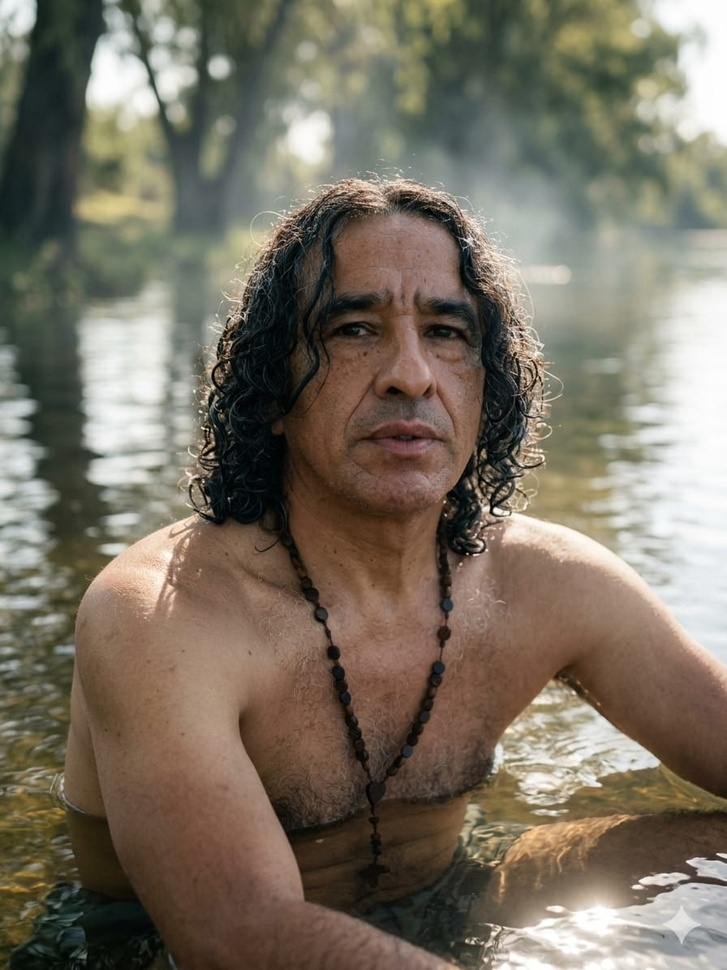
#> input picture ALEGRIA_OS/backend/storage/uploads/0844de9f-c042-4585-ab93-36d151d8b79c.jpeg, 727 x 970 px, shrunk from 896 x 1195 before the run
$ python -i extractor.py   (imports and definitions only)   (older library calls are emulated)
#> lines starting #> are read from the running program, lines starting #| are printed output that depends on the picture
import cv2
import numpy as np
import base64

def load_image(path_or_b64):
    if len(path_or_b64) > 1000 or path_or_b64.startswith('data:'):
        # Es base64
        if ',' in path_or_b64:
            b64_data = path_or_b64.split(',', 1)[1]
        else:
            b64_data = path_or_b64
        img_data = base64.b64decode(b64_data)
        np_arr = np.frombuffer(img_data, np.uint8)
        img = cv2.imdecode(np_arr, cv2.IMREAD_COLOR)
    else:
        # Es path
        img = cv2.imread(path_or_b64)

    if img is None:
        raise ValueError("No se pudo cargar la imagen. Ruta inválida o formato base64 corrupto.")
    return cv2.cvtColor(img, cv2.COLOR_BGR2RGB)

def exposure_level(gray):
    mean = gray.mean()
    if mean < 80: return "low_key"
    if mean > 180: return "high_key"
    return "normal"

def contrast_level(gray):
    std = gray.std()
    if std < 30: return "low"
    if std > 70: return "high"
    return "medium"

def palette_type(hsv):
    h = hsv[:,:,0].flatten()
    if np.std(h) < 10: return "neutral"
    warm = np.mean((h < 30) | (h > 150))
    cool = np.mean((h >= 60) & (h <= 120))
    if warm > cool: return "warm"
    if cool > warm: return "cool"
    return "mixed"

def dominant_colors(img, k=5):
    pixels = img.reshape(-1, 3)
    Z = np.float32(pixels)
    _, labels, centers = cv2.kmeans(
        Z, k, None,
        (cv2.TERM_CRITERIA_EPS + cv2.TERM_CRITERIA_MAX_ITER, 10, 1.0),
        10, cv2.KMEANS_RANDOM_CENTERS
    )
    centers = np.uint8(centers)
    return ["#%02x%02x%02x" % tuple(c) for c in centers]

def composition(img):
    h, w, _ = img.shape
    gray = cv2.cvtColor(img, cv2.COLOR_RGB2GRAY)
    edges = cv2.Canny(gray, 50, 150)
    ys, xs = np.where(edges > 0)
    if len(xs) == 0: return "centered"
    cx, cy = xs.mean() / w, ys.mean() / h
    if 0.3 < cx < 0.7 and 0.3 < cy < 0.7:
        return "centered"
    return "rule_of_thirds"

def sharpness(gray):
    var_lap = cv2.Laplacian(gray, cv2.CV_64F).var()
    if var_lap < 50: return "soft"
    if var_lap > 200: return "sharp"
    return "normal"

def edge_complexity(gray):
    edges = cv2.Canny(gray, 50, 150)
    density = edges.mean()
    if density < 10: return "low"
    if density > 40: return "high"
    return "medium"

def visual_density(edges):
    d = edges.mean()
    if d < 10: return "minimal"
    if d > 40: return "rich"
    return "balanced"

def extract_features(path):
    img = load_image(path)
#> in load_image, img is the input picture: shape (970, 727, 3); mean B, G, R 98.4, 112.9, 121.4
    h, w = img.shape[:2]
#> h = 970; w = 727
    gray = cv2.cvtColor(img, cv2.COLOR_RGB2GRAY)
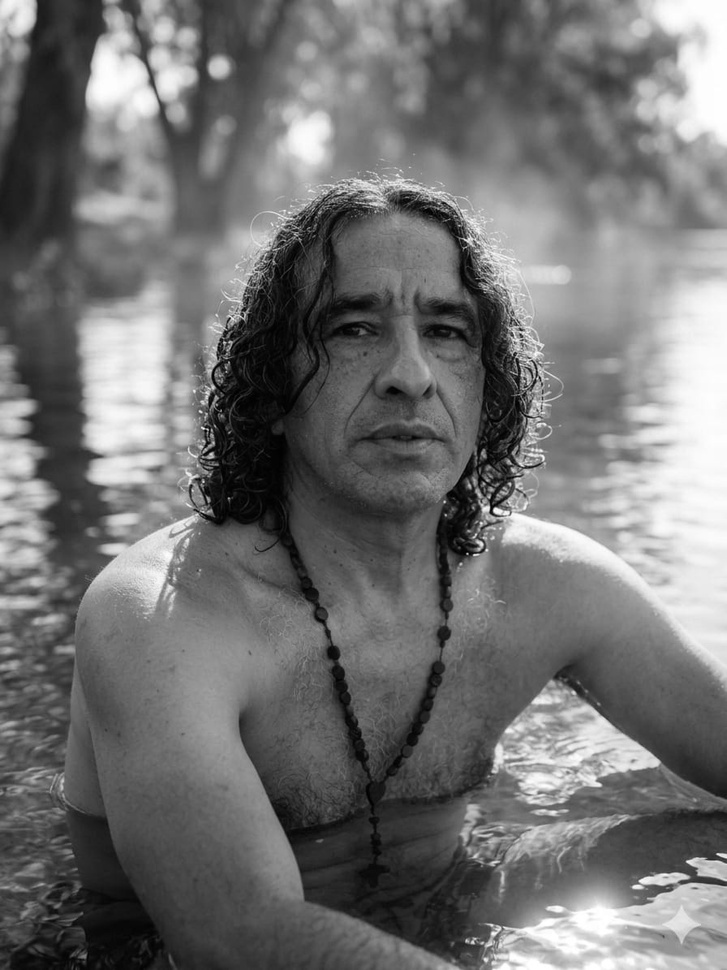
#> gray: shape (970, 727); min 0, max 255, mean 113.8
    hsv = cv2.cvtColor(img, cv2.COLOR_RGB2HSV)
#> hsv: shape (970, 727, 3); mean H, S, V 34, 68.7, 124.4
    edges = cv2.Canny(gray, 50, 150)
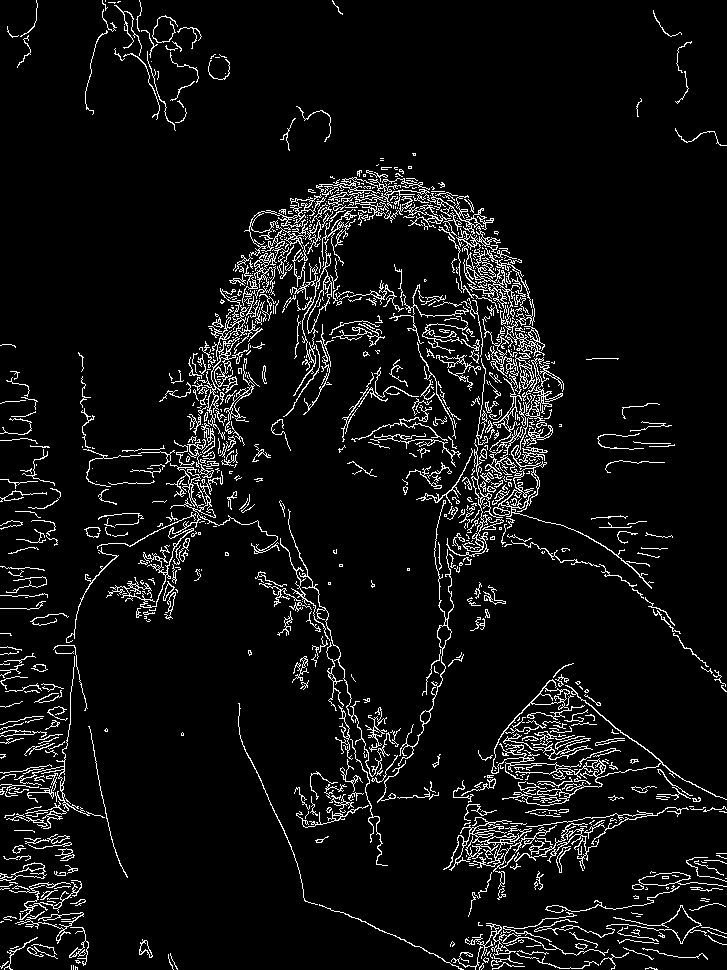
#> edges: shape (970, 727); 6.5% white in thin lines or dots

    return {
        "resolution": f"{w}x{h}",
        "brightness": float(gray.mean()),
        "exposure": exposure_level(gray),
        "contrast": contrast_level(gray),
        "color_palette": palette_type(hsv),
        "dominant_colors": dominant_colors(img, k=5),
        "composition": composition(img),
        "sharpness": sharpness(gray),
        "texture": "grainy" if gray.std() > 60 else "smooth",
        "visual_density": visual_density(edges),
        "edge_complexity": edge_complexity(gray)
    }
#> in exposure_level, `mean = gray.mean()`: mean = 113.8
#> in contrast_level, `std = gray.std()`: std = 59.85
#> in palette_type, `warm = np.mean((h < 30) | (h > 150))`: warm = 0.582
#> in palette_type, `cool = np.mean((h >= 60) & (h <= 120))`: cool = 0.196
#> in dominant_colors, `_, labels, centers = cv2.kmeans( Z, k, None, (cv2.TERM_CRITERIA_EPS + ..`: centers = [[176.1, 172.4, 155.4], [135.5, 123.2, 104.7], [37.46, 35.72, 27.92], [231.1, 229.5, 224.4], [94.66, 80.58, 63.45]]
#> in dominant_colors, `centers = np.uint8(centers)`: centers = [[176, 172, 155], [135, 123, 104], [37, 35, 27], [231, 229, 224], [94, 80, 63]]
#> in composition, `h, w, _ = img.shape`: h = 970; w = 727
#> in composition, `cx, cy = xs.mean() / w, ys.mean() / h`: cx = 0.503; cy = 0.554
#> in sharpness, `var_lap = cv2.Laplacian(gray, cv2.CV_64F).var()`: var_lap = 272.8
#> in visual_density, `d = edges.mean()`: d = 16.61

>>> result = extract_features('../../../../storage/uploads/0844de9f-c042-4585-ab93-36d151d8b79c.jpeg')
#> result = 11 items
